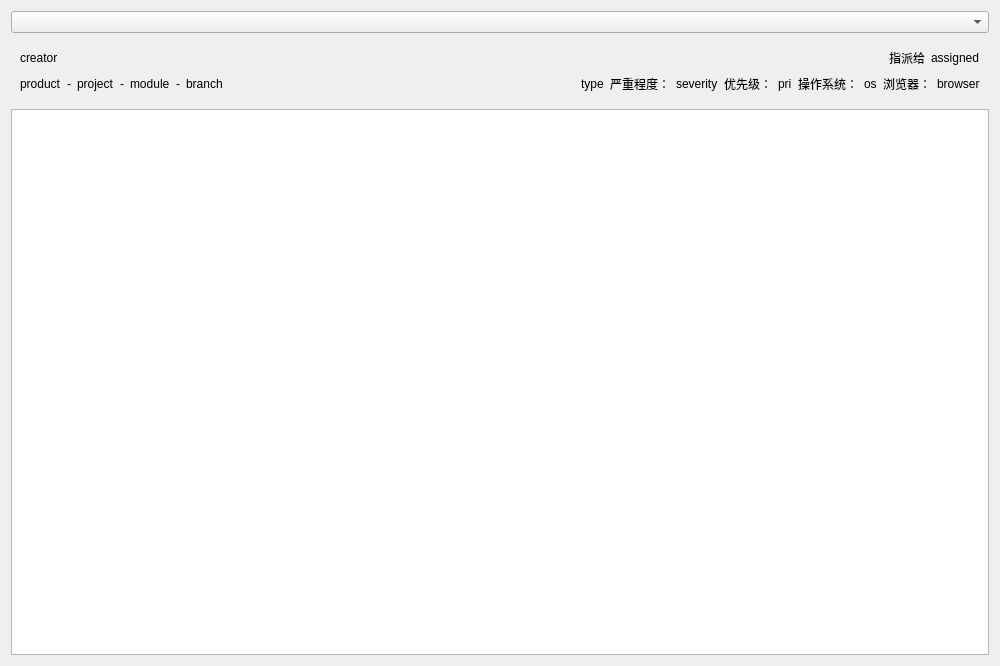
<?xml version="1.0" encoding="UTF-8"?>
<ui version="4.0">
 <class>Form</class>
 <widget class="QWidget" name="Form">
  <property name="geometry">
   <rect>
    <x>0</x>
    <y>0</y>
    <width>1000</width>
    <height>666</height>
   </rect>
  </property>
  <property name="windowTitle">
   <string>Form</string>
  </property>
  <layout class="QGridLayout" name="gridLayout_6">
   <item row="0" column="0">
    <widget class="QComboBox" name="commit_box"/>
   </item>
   <item row="1" column="0">
    <widget class="QWidget" name="Meta" native="true">
     <layout class="QGridLayout" name="gridLayout_5">
      <item row="0" column="0" colspan="2">
       <layout class="QGridLayout" name="gridLayout">
        <item row="0" column="0">
         <layout class="QGridLayout" name="gridLayout_2">
          <item row="0" column="0">
           <widget class="QLabel" name="creator">
            <property name="text">
             <string>creator</string>
            </property>
           </widget>
          </item>
          <item row="0" column="1">
           <spacer name="horizontalSpacer">
            <property name="orientation">
             <enum>Qt::Horizontal</enum>
            </property>
            <property name="sizeHint" stdset="0">
             <size>
              <width>40</width>
              <height>20</height>
             </size>
            </property>
           </spacer>
          </item>
          <item row="0" column="2">
           <widget class="QLabel" name="assigned_l">
            <property name="text">
             <string>指派给</string>
            </property>
           </widget>
          </item>
          <item row="0" column="3">
           <widget class="QLabel" name="assigned">
            <property name="text">
             <string>assigned</string>
            </property>
           </widget>
          </item>
         </layout>
        </item>
       </layout>
      </item>
      <item row="1" column="0">
       <layout class="QGridLayout" name="gridLayout_4">
        <item row="0" column="2">
         <widget class="QLabel" name="project">
          <property name="text">
           <string>project</string>
          </property>
         </widget>
        </item>
        <item row="0" column="1">
         <widget class="QLabel" name="connect_1">
          <property name="text">
           <string>-</string>
          </property>
         </widget>
        </item>
        <item row="0" column="3">
         <widget class="QLabel" name="connect_2">
          <property name="text">
           <string>-</string>
          </property>
         </widget>
        </item>
        <item row="0" column="0">
         <widget class="QLabel" name="product">
          <property name="text">
           <string>product</string>
          </property>
         </widget>
        </item>
        <item row="0" column="5">
         <widget class="QLabel" name="connect_3">
          <property name="text">
           <string>-</string>
          </property>
         </widget>
        </item>
        <item row="0" column="6">
         <widget class="QLabel" name="branch">
          <property name="text">
           <string>branch</string>
          </property>
         </widget>
        </item>
        <item row="0" column="4">
         <widget class="QLabel" name="module">
          <property name="text">
           <string>module</string>
          </property>
         </widget>
        </item>
       </layout>
      </item>
      <item row="1" column="1">
       <layout class="QGridLayout" name="gridLayout_3">
        <item row="0" column="2">
         <layout class="QHBoxLayout" name="horizontalLayout_4">
          <item>
           <widget class="QLabel" name="severity_l">
            <property name="text">
             <string>严重程度：</string>
            </property>
           </widget>
          </item>
          <item>
           <widget class="QLabel" name="severity">
            <property name="text">
             <string>severity</string>
            </property>
           </widget>
          </item>
         </layout>
        </item>
        <item row="0" column="5">
         <layout class="QHBoxLayout" name="horizontalLayout">
          <item>
           <widget class="QLabel" name="browser_l">
            <property name="text">
             <string>浏览器：</string>
            </property>
           </widget>
          </item>
          <item>
           <widget class="QLabel" name="browser">
            <property name="text">
             <string>browser</string>
            </property>
           </widget>
          </item>
         </layout>
        </item>
        <item row="0" column="3">
         <layout class="QHBoxLayout" name="horizontalLayout_3">
          <item>
           <widget class="QLabel" name="pri_l">
            <property name="text">
             <string>优先级：</string>
            </property>
           </widget>
          </item>
          <item>
           <widget class="QLabel" name="pri">
            <property name="text">
             <string>pri</string>
            </property>
           </widget>
          </item>
         </layout>
        </item>
        <item row="0" column="4">
         <layout class="QHBoxLayout" name="horizontalLayout_2">
          <item>
           <widget class="QLabel" name="os_l">
            <property name="text">
             <string>操作系统：</string>
            </property>
           </widget>
          </item>
          <item>
           <widget class="QLabel" name="os">
            <property name="text">
             <string>os</string>
            </property>
           </widget>
          </item>
         </layout>
        </item>
        <item row="0" column="1">
         <widget class="QLabel" name="type">
          <property name="text">
           <string>type</string>
          </property>
         </widget>
        </item>
        <item row="0" column="0">
         <spacer name="horizontalSpacer_2">
          <property name="orientation">
           <enum>Qt::Horizontal</enum>
          </property>
          <property name="sizeHint" stdset="0">
           <size>
            <width>40</width>
            <height>20</height>
           </size>
          </property>
         </spacer>
        </item>
       </layout>
      </item>
     </layout>
    </widget>
   </item>
   <item row="2" column="0">
    <widget class="QTextEdit" name="preview">
     <property name="readOnly">
      <bool>true</bool>
     </property>
     <property name="markdown">
      <string/>
     </property>
    </widget>
   </item>
  </layout>
 </widget>
 <resources/>
 <connections/>
</ui>
